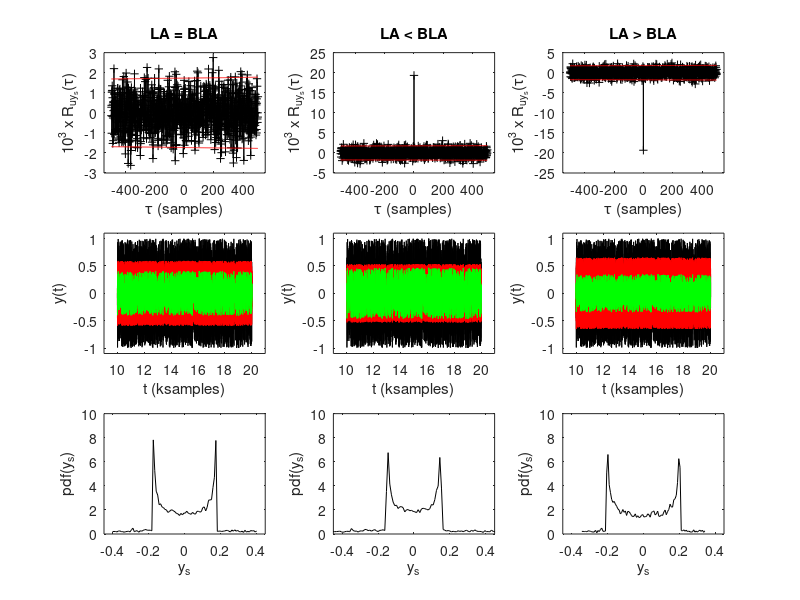

Here is the MATLAB script that generated this plot:
% Chapter 5 Exercise 87a
% Predictive power BLA - static NL system
%
% Copyright: 
% Johan Schoukens, Rik Pintelon, and Yves Rolain 
% Vrije Universiteit Brussels, Pleinlaan 2, 1050 Brussels, Belgium
%
% 7 December 2010

%%%%%%%%%%%%%%%%%%%%%%%%%%%%%%%%%%%%%%%%%%%%%%%%%%%%%%%
%%%%%%%%%%%%%%%%%%%%%%%%%%%%%%%%%%%%%%%%%%%%%%%%%%%%%%%
%                                                    %% 
% Predictive power of the best linear approximation  %%
% of the static nonlinear system y = u^3, where      %%
% u is zero mean white uniformly distributed noise   %%
%                                                    %%
%%%%%%%%%%%%%%%%%%%%%%%%%%%%%%%%%%%%%%%%%%%%%%%%%%%%%%%
%%%%%%%%%%%%%%%%%%%%%%%%%%%%%%%%%%%%%%%%%%%%%%%%%%%%%%%


close all

%%%%%%%%%%%%%%%%%%%%%%%%%%%%%%%%%%%%%%%%%
% zero mean uniformly distributed input %
%%%%%%%%%%%%%%%%%%%%%%%%%%%%%%%%%%%%%%%%%

N = 10000;
Npred = 10000;
% generate N+Npred points; first N for the estimation of the BLA;
% next Npred for prediction output using BLA
e = (rand(1, N+Npred+1) - 0.5)*2;               % zero mean, standard deviation = 1/sqrt(3)
u = e;                                          % zero mean white noise with standard deviation stduf
stdu = 1/sqrt(3);

%%%%%%%
% BLA %
%%%%%%%

% output static nonlinear function
y = u.^3;

% best linear approximation (y and u have zero mean)
% calculated on the first N points
SelectFirstN = [1:N];
Gbla = mean(y(SelectFirstN).*u(SelectFirstN))./mean(u(SelectFirstN).^2);
Gsmall = 0.9*Gbla;                              % gain smaller than BLA
Glarge = 1.1*Gbla;                              % gain larger than BLA


%%%%%%%%%%%%%%%%%%%%%%%%%%%%%%%%%%%%%%%
% Output residuals on complete record %
%%%%%%%%%%%%%%%%%%%%%%%%%%%%%%%%%%%%%%%

ys = y - Gbla * u;
stdys = std(ys(SelectFirstN), 1);                  % needed for cross-correlation test on first N samples

% smaller gain
ys_small = y - Gsmall * u;
stdys_small = std(ys_small(SelectFirstN), 1);      % needed for cross-correlation test on first N samples

% larger gain
ys_large = y - Glarge * u;
stdys_large = std(ys_large(SelectFirstN), 1);      % needed for cross-correlation test on first N samples


%%%%%%%%%%%%%%%%%%%%%%%%%%%%%%%%%%%%%%%%%%%%%%%%%
% Cross-correlation output residuals with input %
%%%%%%%%%%%%%%%%%%%%%%%%%%%%%%%%%%%%%%%%%%%%%%%%%

MaxLag = 500;
[xcorr_ys_u, lags] = xcorr(ys(SelectFirstN), u(SelectFirstN), MaxLag, 'unbiased');
stdxcorr_bla = (stdys*stdu)./(length(u(SelectFirstN)) - lags).^0.5;
select = [MaxLag+2:2*MaxLag+1];
frac = length(find(abs(xcorr_ys_u(select))./(2*stdxcorr_bla(select)) <= 1))/length(select)*100          % check the fraction inside the 95% confidence bound

[xcorr_ys_small_u, lags] = xcorr(ys_small(SelectFirstN), u(SelectFirstN), MaxLag, 'unbiased');
stdxcorr_small = (stdys_small*stdu)./(length(u(SelectFirstN)) - lags).^0.5;

[xcorr_ys_large_u, lags] = xcorr(ys_large(SelectFirstN), u(SelectFirstN), MaxLag, 'unbiased');
stdxcorr_large = (stdys_large*stdu)./(length(u(SelectFirstN)) - lags).^0.5;


%%%%%%%%%%%%%%%%%%%%%
% Prediction output %
%%%%%%%%%%%%%%%%%%%%%

SelectNpred = [N+1:N+Npred];
ypred = Gbla * u(SelectNpred);
epred = y(SelectNpred) - ypred;
stdepred = std(epred, 1);
[stdys, stdepred]
% pdf residual
[uu, xx_bla] = hist(epred, sqrt(length(epred)));               % histogram of u(t)
pdf_res_bla = uu/(sum(uu)*(mean(diff(xx_bla))));                 % experimental pdf = histogram divided by its area


% small gain
ypred_small = Gsmall * u(SelectNpred);
epred_small = y(SelectNpred) - ypred_small;
stdepred_small = std(epred_small, 1);
[stdys_small, stdepred_small]
% pdf residual
[uu, xx_small] = hist(epred_small, sqrt(length(epred_small)));               % histogram of u(t)
pdf_res_small = uu/(sum(uu)*(mean(diff(xx_small))));                 % experimental pdf = histogram divided by its area

% large gain
ypred_large = Glarge * u(SelectNpred);
epred_large = y(SelectNpred) - ypred_large;
stdepred_large = std(epred_large, 1);
[stdys_large, stdepred_large]
% pdf residual
[uu, xx_large] = hist(epred_large, sqrt(length(epred_large)));               % histogram of u(t)
pdf_res_large = uu/(sum(uu)*(mean(diff(xx_large))));                 % experimental pdf = histogram divided by its area


%%%%%%%%%%%%
% Graphics %
%%%%%%%%%%%%

figure(1)
set(gcf, 'Position',[150 200 900 800])              % larger window for plotting

% cross-correlation input u(t) and output residual ys(t)
subplot(331)
plot(lags, 1000*xcorr_ys_u, 'k+-', lags, 2000*stdxcorr_bla, 'r',  lags, -2000*stdxcorr_bla, 'r')
axis([-1.1*MaxLag, 1.1*MaxLag, -3, 3]) 
xlabel('\tau (samples)')
ylabel('10^3 x R_{uy_s}(\tau)')
title('LA = BLA')

subplot(332)
plot(lags, 1000*xcorr_ys_small_u, 'k+-', lags, 2000*stdxcorr_small, 'r',  lags, -2000*stdxcorr_small, 'r')
axis([-1.1*MaxLag, 1.1*MaxLag, -5, 25]) 
xlabel('\tau (samples)')
ylabel('10^3 x R_{uy_s}(\tau)')
title('LA < BLA')

subplot(333)
plot(lags, 1000*xcorr_ys_large_u, 'k+-', lags, 2000*stdxcorr_large, 'r',  lags, -2000*stdxcorr_large, 'r')
axis([-1.1*MaxLag, 1.1*MaxLag, -25, 5]) 
xlabel('\tau (samples)')
ylabel('10^3 x R_{uy_s}(\tau)')
title('LA > BLA')

% output prediction
subplot(334)
plot(SelectNpred/1000, y(SelectNpred), 'k', SelectNpred/1000, ypred, 'r', SelectNpred/1000, epred, 'g')
axis([SelectNpred(1)/1000 - 1, SelectNpred(end)/1000 + 1, -1.1, 1.1])
xlabel('t (ksamples)')
ylabel('y(t)')

subplot(335)
plot(SelectNpred/1000, y(SelectNpred), 'k', SelectNpred/1000, ypred_small, 'r', SelectNpred/1000, epred_small, 'g')
axis([SelectNpred(1)/1000 - 1, SelectNpred(end)/1000 + 1, -1.1, 1.1])
xlabel('t (ksamples)')
ylabel('y(t)')

subplot(336)
plot(SelectNpred/1000, y(SelectNpred), 'k', SelectNpred/1000, ypred_large, 'r', SelectNpred/1000, epred_large, 'g')
axis([SelectNpred(1)/1000 - 1, SelectNpred(end)/1000 + 1, -1.1, 1.1])
xlabel('t (ksamples)')
ylabel('y(t)')

% probability density function (pdf) prediction error ys(t) 
subplot(337)
plot(xx_bla, pdf_res_bla,'k')
axis([-0.45, 0.45, 0, 10])
xlabel('y_s')
ylabel('pdf(y_s)')

subplot(338)
plot(xx_small, pdf_res_small,'k')
axis([-0.45, 0.45, 0, 10])
xlabel('y_s')
ylabel('pdf(y_s)')

subplot(339)
plot(xx_large, pdf_res_large,'k')
axis([-0.45, 0.45, 0, 10])
xlabel('y_s')
ylabel('pdf(y_s)')
